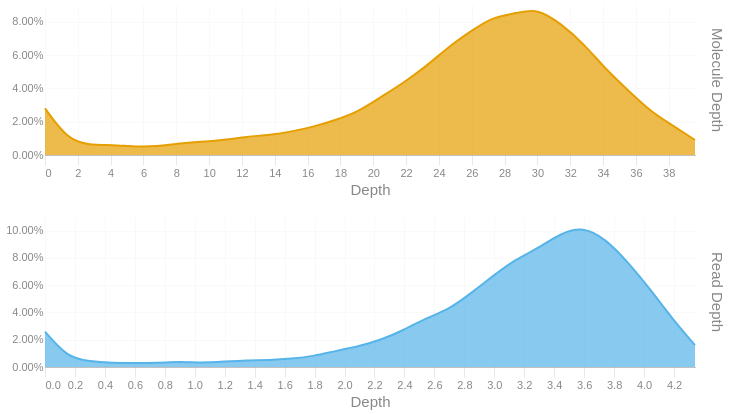

Source (notebook cell):
### Code cell
readdep = depth_hist(tb['Read Depth'], q99, 3)
readdep = readdep.with_columns(pl.lit('Read Depth').alias('Metric'))
if not SKIPLR:
    moldep = depth_hist(tb['Molecule Depth'], mol_q99, 1)
    moldep = moldep.with_columns(pl.lit('Molecule Depth').alias('Metric'))
    _hist = pl.concat([readdep, moldep])
    _hist = _hist.filter(pl.col('Proportion') != 0)
    with SafeRender(_hist):
        (
            alt.Chart(_hist)        
            .mark_area(interpolate = "basis")
            .encode(
                x=alt.X('Bin:Q').scale(domainMin=0).axis(alt.Axis(title='Depth')),
                y = alt.Y('Proportion:Q', title = None).axis(format = '.2%'),
                color = alt.Color('Metric:N').legend(None),
                row = alt.Row("Metric:N").header(title = None, labelOrient = 'right'),
                tooltip = [
                    alt.Tooltip("Metric:N", title = "Metric"),
                    alt.Tooltip('Interval:N', title = "Depth Interval"),
                    alt.Tooltip('Proportion:Q', title = "% Alignments").format('.2%')
                ]
            )
            .resolve_scale(x='independent', y='independent')
            .properties(
                height = 150, width = 650,
                usermeta={'embedOptions': {'downloadFileName': f'{samplename}.depth.hist'}}
            )
        ).display()
else:
    readdep = readdep.filter(pl.col('Proportion') != 0)
    with SafeRender(readdep):
        (
            alt.Chart(readdep)        
            .mark_area(interpolate = "basis")
            .encode(
                x=alt.X('Bin:Q').scale(domainMin=0).axis(alt.Axis(title='Depth')),
                y = alt.Y('Proportion:Q', title = None).axis(format = '.2%'),
                tooltip = [
                    alt.Tooltip('Interval:N', title = "Depth Interval"),
                    alt.Tooltip('Proportion:Q', title = "% Alignments").format('.2%')
                ]
            )
            .properties(
                usermeta={'embedOptions': {'downloadFileName': f'{samplename}.depth.hist'}}
            )
        ).display()

### Figure 1 — Vega-Lite specification as saved in the notebook (floating-point values rounded to 4 significant figures)
{"width": 650, "height": 150, "config": {"title": {"anchor": "start", "dy": -15, "fontSize": 18, "color": "#888888", "subtitleColor": "#888888", "subtitleFontSize": 14}, "arc": {"fill": "#0072B2"}, "axis": {"domainColor": "#888888", "domainWidth": 0.5, "gridWidth": 0.2, "grid": false, "titleFontWeight": 400, "titleFontSize": 15, "labelFontSize": 11, "labelColor": "#888888", "tickColor": "#888888", "tickWidth": 0.2, "titleColor": "#888888"}, "axisBand": {"grid": false}, "axisX": {"grid": true, "tickSize": 10, "domainCap": "round"}, "axisY": {"domain": false, "grid": true, "tickSize": 0, "domainCap": "round"}, "background": "transparent", "header": {"labelFontSize": 15, "labelColor": "#888888", "titleFontSize": 15, "titleFontWeight": 600, "titleColor": "#888888"}, "legend": {"labelFont": "sans-serif", "labelFontSize": 12, "labelColor": "#888888", "symbolSize": 100, "symbolType": "circle", "titleFontSize": 12, "titlePadding": 10, "titleColor": "#888888", "title": null}, "range": {"category": ["#E69F00", "#56B4E9", "#009E73", "#F0E442", "#0072B2", "#D55E00", "#CC79A7", "#000000"], "diverging": ["#cfe8f3", "#a2d4ec", "#73bfe2", "#46abdb", "#1696d2", "#12719e"]}, "area": {"fill": "#0072B2", "fillOpacity": 0.7, "line": true, "strokeOpacity": 0.7}, "line": {"color": "#0072B2", "stroke": "#0072B2", "strokeWidth": 2}, "trail": {"color": "#0072B2", "stroke": "#0072B2", "strokeWidth": 0, "size": 1}, "point": {"filled": true, "fillOpacity": 1.0, "size": 95}, "text": {"color": "#888888", "fontSize": 11, "align": "right", "fontWeight": 400, "size": 11}, "bar": {"fill": "#0072B2", "stroke": null}, "view": {"stroke": null, "continuousWidth": 660, "continuousHeight": 400}}, "data": {"name": "data-890fb63a117deb9f7de765dbc7ef3cce"}, "mark": {"type": "area", "interpolate": "basis"}, "encoding": {"color": {"field": "Metric", "legend": null, "type": "nominal"}, "row": {"field": "Metric", "header": {"title": null, "labelOrient": "right"}, "type": "nominal"}, "tooltip": [{"field": "Metric", "title": "Metric", "type": "nominal"}, {"field": "Interval", "title": "Depth Interval", "type": "nominal"}, {"field": "Proportion", "format": ".2%", "title": "% Alignments", "type": "quantitative"}], "x": {"axis": {"title": "Depth"}, "field": "Bin", "scale": {"domainMin": 0}, "type": "quantitative"}, "y": {"axis": {"format": ".2%"}, "field": "Proportion", "title": null, "type": "quantitative"}}, "resolve": {"scale": {"x": "independent", "y": "independent"}}, "usermeta": {"embedOptions": {"downloadFileName": "S3_Cooper_1780.depth.hist"}}, "$schema": "https://vega.github.io/schema/vega-lite/v6.1.0.json", "datasets": {"data-890fb63a117deb9f7de765dbc7ef3cce": [{"Bin": 0.0, "Interval": "0.0-0.15", "Proportion": 0.026, "Metric": "Read Depth"}, {"Bin": 0.15, "Interval": "0.15-0.299", "Proportion": 0.007, "Metric": "Read Depth"}, {"Bin": 0.299, "Interval": "0.299-0.449", "Proportion": 0.004, "Metric": "Read Depth"}, {"Bin": 0.449, "Interval": "0.449-0.599", "Proportion": 0.003, "Metric": "Read Depth"}, {"Bin": 0.599, "Interval": "0.599-0.748", "Proportion": 0.003, "Metric": "Read Depth"}, {"Bin": 0.748, "Interval": "0.748-0.898", "Proportion": 0.003, "Metric": "Read Depth"}, {"Bin": 0.898, "Interval": "0.898-1.048", "Proportion": 0.004, "Metric": "Read Depth"}, {"Bin": 1.048, "Interval": "1.048-1.197", "Proportion": 0.003, "Metric": "Read Depth"}, {"Bin": 1.197, "Interval": "1.197-1.347", "Proportion": 0.004, "Metric": "Read Depth"}, {"Bin": 1.347, "Interval": "1.347-1.497", "Proportion": 0.005, "Metric": "Read Depth"}, {"Bin": 1.497, "Interval": "1.497-1.646", "Proportion": 0.005, "Metric": "Read Depth"}, {"Bin": 1.646, "Interval": "1.646-1.796", "Proportion": 0.006, "Metric": "Read Depth"}, {"Bin": 1.796, "Interval": "1.796-1.946", "Proportion": 0.008, "Metric": "Read Depth"}, {"Bin": 1.946, "Interval": "1.946-2.095", "Proportion": 0.012, "Metric": "Read Depth"}, {"Bin": 2.095, "Interval": "2.095-2.245", "Proportion": 0.015, "Metric": "Read Depth"}, {"Bin": 2.245, "Interval": "2.245-2.395", "Proportion": 0.02, "Metric": "Read Depth"}, {"Bin": 2.395, "Interval": "2.395-2.544", "Proportion": 0.027, "Metric": "Read Depth"}, {"Bin": 2.544, "Interval": "2.544-2.694", "Proportion": 0.036, "Metric": "Read Depth"}, {"Bin": 2.694, "Interval": "2.694-2.844", "Proportion": 0.042, "Metric": "Read Depth"}, {"Bin": 2.844, "Interval": "2.844-2.993", "Proportion": 0.054, "Metric": "Read Depth"}, {"Bin": 2.993, "Interval": "2.993-3.143", "Proportion": 0.067, "Metric": "Read Depth"}, {"Bin": 3.143, "Interval": "3.143-3.293", "Proportion": 0.079, "Metric": "Read Depth"}, {"Bin": 3.293, "Interval": "3.293-3.442", "Proportion": 0.087, "Metric": "Read Depth"}, {"Bin": 3.442, "Interval": "3.442-3.592", "Proportion": 0.098, "Metric": "Read Depth"}, {"Bin": 3.592, "Interval": "3.592-3.742", "Proportion": 0.103, "Metric": "Read Depth"}, {"Bin": 3.742, "Interval": "3.742-3.891", "Proportion": 0.094, "Metric": "Read Depth"}, {"Bin": 3.891, "Interval": "3.891-4.041", "Proportion": 0.077, "Metric": "Read Depth"}, {"Bin": 4.041, "Interval": "4.041-4.191", "Proportion": 0.057, "Metric": "Read Depth"}, {"Bin": 4.191, "Interval": "4.191-4.34", "Proportion": 0.035, "Metric": "Read Depth"}, {"Bin": 4.34, "Interval": "4.34-4.49", "Proportion": 0.016, "Metric": "Read Depth"}, {"Bin": 0.0, "Interval": "0.0-1.4", "Proportion": 0.028, "Metric": "Molecule Depth"}, {"Bin": 1.4, "Interval": "1.4-2.7", "Proportion": 0.009, "Metric": "Molecule Depth"}, {"Bin": 2.7, "Interval": "2.7-4.1", "Proportion": 0.006, "Metric": "Molecule Depth"}, {"Bin": 4.1, "Interval": "4.1-5.5", "Proportion": 0.006, "Metric": "Molecule Depth"}, {"Bin": 5.5, "Interval": "5.5-6.8", "Proportion": 0.005, "Metric": "Molecule Depth"}, {"Bin": 6.8, "Interval": "6.8-8.2", "Proportion": 0.005, "Metric": "Molecule Depth"}, {"Bin": 8.2, "Interval": "8.2-9.6", "Proportion": 0.007, "Metric": "Molecule Depth"}, {"Bin": 9.6, "Interval": "9.6-10.9", "Proportion": 0.008, "Metric": "Molecule Depth"}, {"Bin": 10.9, "Interval": "10.9-12.3", "Proportion": 0.009, "Metric": "Molecule Depth"}, {"Bin": 12.3, "Interval": "12.3-13.7", "Proportion": 0.011, "Metric": "Molecule Depth"}, {"Bin": 13.7, "Interval": "13.7-15.0", "Proportion": 0.012, "Metric": "Molecule Depth"}, {"Bin": 15.0, "Interval": "15.0-16.4", "Proportion": 0.014, "Metric": "Molecule Depth"}, {"Bin": 16.4, "Interval": "16.4-17.7", "Proportion": 0.017, "Metric": "Molecule Depth"}, {"Bin": 17.7, "Interval": "17.7-19.1", "Proportion": 0.021, "Metric": "Molecule Depth"}, {"Bin": 19.1, "Interval": "19.1-20.5", "Proportion": 0.026, "Metric": "Molecule Depth"}, {"Bin": 20.5, "Interval": "20.5-21.8", "Proportion": 0.035, "Metric": "Molecule Depth"}, {"Bin": 21.8, "Interval": "21.8-23.2", "Proportion": 0.043, "Metric": "Molecule Depth"}, {"Bin": 23.2, "Interval": "23.2-24.6", "Proportion": 0.053, "Metric": "Molecule Depth"}, {"Bin": 24.6, "Interval": "24.6-25.9", "Proportion": 0.065, "Metric": "Molecule Depth"}, {"Bin": 25.9, "Interval": "25.9-27.3", "Proportion": 0.074, "Metric": "Molecule Depth"}, {"Bin": 27.3, "Interval": "27.3-28.7", "Proportion": 0.083, "Metric": "Molecule Depth"}, {"Bin": 28.7, "Interval": "28.7-30.0", "Proportion": 0.085, "Metric": "Molecule Depth"}, {"Bin": 30.0, "Interval": "30.0-31.4", "Proportion": 0.088, "Metric": "Molecule Depth"}, {"Bin": 31.4, "Interval": "31.4-32.8", "Proportion": 0.079, "Metric": "Molecule Depth"}, {"Bin": 32.8, "Interval": "32.8-34.1", "Proportion": 0.067, "Metric": "Molecule Depth"}, {"Bin": 34.1, "Interval": "34.1-35.5", "Proportion": 0.052, "Metric": "Molecule Depth"}, {"Bin": 35.5, "Interval": "35.5-36.9", "Proportion": 0.039, "Metric": "Molecule Depth"}, {"Bin": 36.9, "Interval": "36.9-38.2", "Proportion": 0.026, "Metric": "Molecule Depth"}, {"Bin": 38.2, "Interval": "38.2-39.6", "Proportion": 0.018, "Metric": "Molecule Depth"}, {"Bin": 39.6, "Interval": "39.6-40.96", "Proportion": 0.009, "Metric": "Molecule Depth"}]}}
